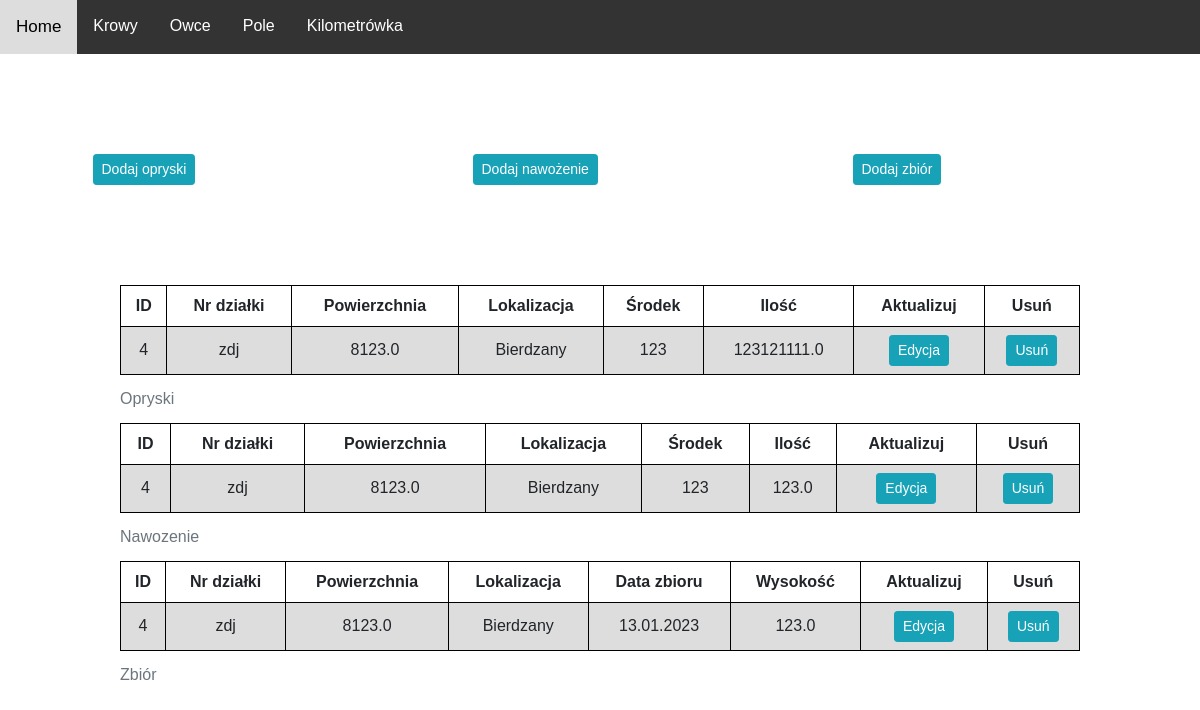
Page /field/treatment/4 on the committed database.
### Field/models.py (models this page shows)
class Field(models.Model):
    LOCATION_CHOISES = [
        ("Kobylno", "Kobylno"),
        ("Bierdzany", "Bierdzany"),
        ("Kopalina", "Kopalina"),
        ("Inna", "Inna"),
    ]
    field_number = models.CharField(max_length=10, unique=True)
    ar_label = models.CharField(max_length=10, unique=True)
    area = models.FloatField()
    location = models.CharField(max_length=15, choices=LOCATION_CHOISES)
    field_image = models.ImageField(blank = True, null=True, upload_to="images/")
    soil_richness = models.FloatField(blank = True, null = True)
    acidity = models.FloatField(blank = True, null=True)
    last_seed = models.CharField(max_length=10, null=True, blank = True)
    present_seed = models.CharField(max_length=10, blank = True, null=True)

class Spraying(models.Model):
    field = models.ForeignKey('Field', on_delete=models.CASCADE)
    type = models.CharField(max_length=10, blank=True, null=True)
    amount = models.FloatField(blank = True, null=True)

class Fertilization(models.Model):
    field = models.ForeignKey('Field', on_delete=models.CASCADE)
    type = models.CharField(max_length=10, blank=True, null=True)
    amount = models.FloatField(blank = True, null=True)

class Harvest(models.Model):
    field = models.ForeignKey('Field', on_delete=models.CASCADE)
    harvest_date = models.DateField(blank = True, null=True)
    hight = models.FloatField(blank = True, null=True)

### Field/views.py (the view)
# urls.py: path('field/treatment/<str:pk>', FieldView.treatmentField, name="treatment_field"),
def treatmentField(request, pk):
    field = Field.objects.get(id=pk)
    spraying = Spraying.objects.filter(field=pk)
    harvest = Harvest.objects.filter(field=pk)
    fertilization = Fertilization.objects.filter(field=pk)
    context = {
        "field" : field,
        "spraying" : spraying,
        "harvest" : harvest,
        "fertilization" : fertilization,
    }
    return render(request, "Field/treatment_main.html", context)

### Field/templates/Field/treatment_main.html
{% extends 'MainPage/main.html' %}
{% block content %}
<div class = "container">
    <div class="row justify-content-around" style="margin-top:100px">
        <div class="col-3"> <a class="btn btn-sm btn-info" href="{% url 'spraying_create' field.id %}">Dodaj opryski</a> </div>
        <div class="col-3"> <a class="btn btn-sm btn-info" href="{% url 'fertilization_create' field.id %}">Dodaj nawożenie</a> </div>
        <div class="col-3"> <a class="btn btn-sm btn-info" href="{% url 'harvest_create' field.id %}">Dodaj zbiór </a> </div>
    </div>
</div>
<table class="center">
    <caption>Opryski</caption>
    <tr>
      <th>ID</th>
      <th>Nr działki</th>
      <th>Powierzchnia</th>
      <th>Lokalizacja</th>
      <th>Środek</th>
      <th>Ilość</th>
      <th>Aktualizuj</th>
      <th>Usuń</th>
    </tr>
    {% for k in spraying %}
    <tr>
      <td>{{field.id}}</td>
      <td>{{field.field_number}}</td>
      <td>{{field.area}}</td>
      <td>{{field.location}}</td>
      <td>{{k.type}}</td>
      <td>{{k.amount}}</td>
      <td><a class="btn btn-sm btn-info" href="{% url 'spraying_update' k.id %}">Edycja</a></td>
      <td><a class="btn btn-sm btn-info" href="{% url 'spraying_delete' k.id %}">Usuń</a></td>
    </tr>
    {% endfor %}
  </table>
<table class="center">
  <caption>Nawozenie</caption>
    <tr>
      <th>ID</th>
      <th>Nr działki</th>
      <th>Powierzchnia</th>
      <th>Lokalizacja</th>
      <th>Środek</th>
      <th>Ilość</th>
      <th>Aktualizuj</th>
      <th>Usuń</th>
    </tr>
    {% for k in fertilization %}
    <tr>
      <td>{{field.id}}</td>
      <td>{{field.field_number}}</td>
      <td>{{field.area}}</td>
      <td>{{field.location}}</td>
      <td>{{k.type}}</td>
      <td>{{k.amount}}</td>
      <td><a class="btn btn-sm btn-info" href="{% url 'fertilization_update' k.id %}">Edycja</a></td>
      <td><a class="btn btn-sm btn-info" href="{% url 'fertilization_delete' k.id %}">Usuń</a></td>
    </tr>
    {% endfor %}
  </table>
<table class="center">
  <caption>Zbiór</caption>
  <tr>
    <th>ID</th>
    <th>Nr działki</th>
    <th>Powierzchnia</th>
    <th>Lokalizacja</th>
    <th>Data zbioru</th>
    <th>Wysokość</th>
    <th>Aktualizuj</th>
    <th>Usuń</th>
  </tr>
  {% for k in harvest %}
  <tr>
    <td>{{field.id}}</td>
    <td>{{field.field_number}}</td>
    <td>{{field.area}}</td>
    <td>{{field.location}}</td>
    <td>{{k.harvest_date|date:"d.m.Y"}}</td>
    <td>{{k.hight}}</td>
    <td><a class="btn btn-sm btn-info" href="{% url 'harvest_update' k.id %}">Edycja</a></td>
    <td><a class="btn btn-sm btn-info" href="{% url 'harvest_delete' k.id %}">Usuń</a></td>
  </tr>
  {% endfor %}
</table>
{% endblock %}

### MainPage/static/formating.css (style rules this page uses)
body { background-color: white; margin: 0; font-family: Arial, Helvetica, sans-serif; }
table { font-family: arial, sans-serif; border-collapse: collapse; width: 80%; }
table.center { position: relative; top: 100px; margin-left: auto; margin-right: auto; }
td, th { border: 1px solid black; text-align: center; padding: 8px; border-collapse: collapse; }
tr:nth-child(even) { background-color: #dddddd; }

### rows in the picture
Spraying: type "123", amount "123121111.0"
Field: id "4", field_number "zdj", area "8123.0", location "Bierdzany"
Fertilization: type "123", amount "123.0"
Harvest: harvest_date "13.01.2023", hight "123.0"
